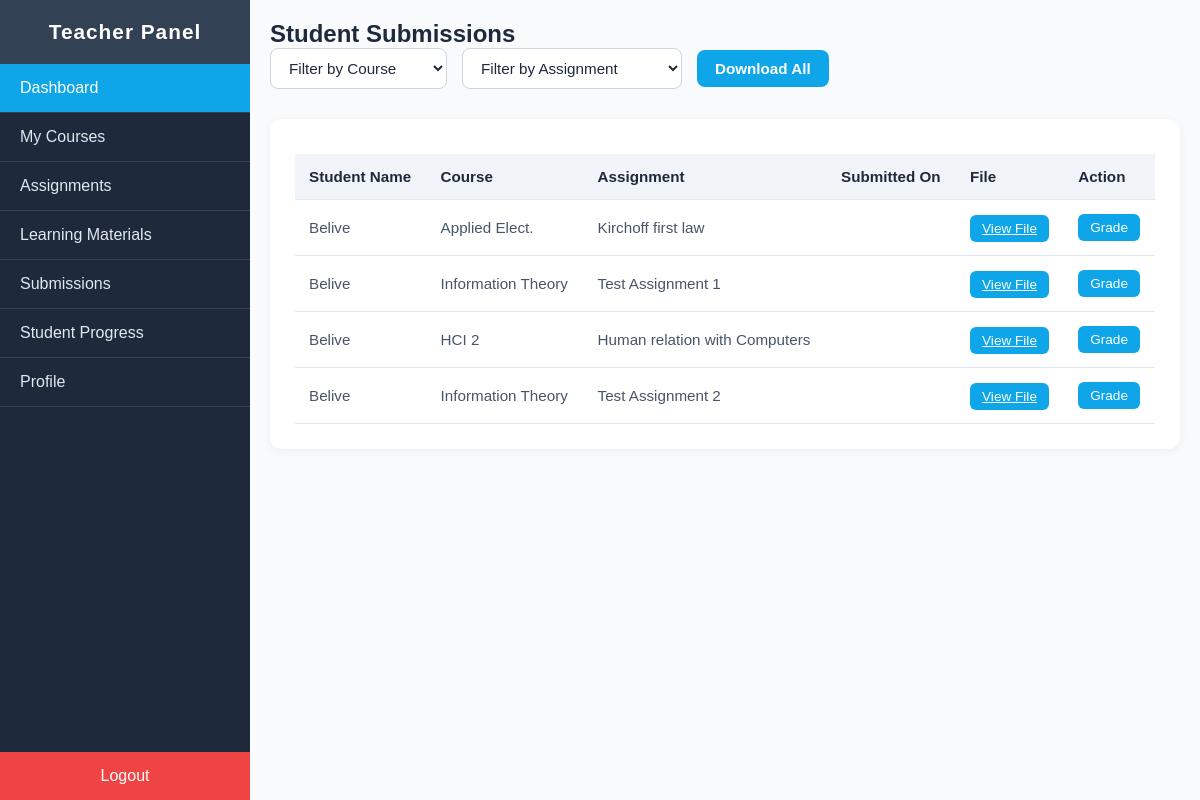
/dashboard/teacher/submissions/, run on an earlier commit of the app's database.
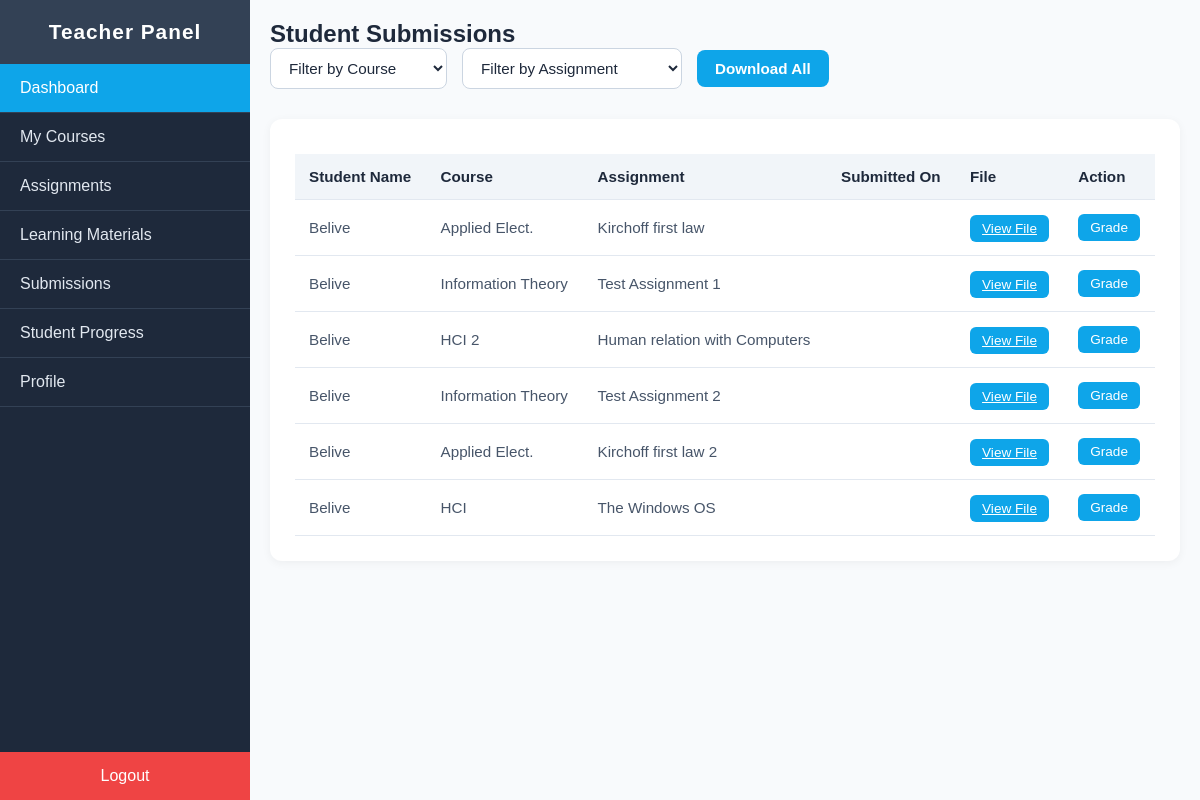
And on a later commit of the database.
### main/models.py (models this page shows, shortened)
class Submission(models.Model):
    assignment = models.ForeignKey(
        Assignment,
        on_delete=models.CASCADE,
        related_name="submissions"
    )
    student = models.ForeignKey(
        settings.AUTH_USER_MODEL,
        on_delete=models.CASCADE,
        related_name="submissions"
    )
    submitted_document =  models.FileField(upload_to="submissions/",validators=[exts_validator])
    submitted_on = models.DateTimeField(auto_now_add=True)
    updated_at = models.DateTimeField(auto_now=True)

class Assignment(models.Model):
    slug = models.SlugField(unique=True,blank=True)
    created_by = models.ForeignKey(
        settings.AUTH_USER_MODEL,
        on_delete=models.CASCADE,
        related_name="assignments_created"
    )
    title = models.CharField(blank=True,max_length=100,unique=True)
    description = models.TextField(blank=True,null=True)
    course = models.ForeignKey(
        Course,
        on_delete=models.CASCADE,
        related_name="assignments"
    )
    material = models.FileField(upload_to="assignments/",validators=[exts_validator],unique=True)
    due_date = models.DateTimeField(null=True, blank=True)
    created_at = models.DateTimeField(auto_now_add=True)
    updated_at = models.DateTimeField(auto_now=True)

class Course(models.Model):
    slug = models.SlugField(unique=True,blank=True,max_length=100)
    name = models.CharField(blank=True,unique=True,max_length=100)
    teacher = models.ForeignKey(
        settings.AUTH_USER_MODEL,
        blank=True,
        on_delete=models.SET_NULL,
        related_name="courses_assigned",
        null=True
        )
    students = models.ManyToManyField(
        settings.AUTH_USER_MODEL,
        blank=True,
        related_name="courses_enrolled",
        null=True
        )
    created_by = models.ForeignKey(
        settings.AUTH_USER_MODEL,
        blank=True,
        null=True,
        on_delete=models.SET_NULL,
        related_name="courses_created",
        default="3"
        )
    department = models.ForeignKey(
        Department,
        blank=True,
        null=True,
        on_delete=models.SET_NULL,
        related_name="courses"
        )
    created_at = models.DateTimeField(auto_now_add=True)
    updated_at = models.DateTimeField(auto_now=True)

### users/models.py (models this page shows)
class CustomUser(AbstractUser):
    ROLES = {
        None:"Select user",
        "admin":"Admin",
        "teacher":"Teacher",
        "student":"Student",
    }
    school_id = models.CharField(blank=True,null=True,unique=True,validators=[is_umat_id])
    role = models.CharField(choices=ROLES, blank=True,default="teacher")
    department = models.ForeignKey(
        Department,
            on_delete=models.SET_NULL,
            null=True,
            blank=True,
            related_name="users",
            default="4"
        )
    def __str__(self):
        return self.username
    USERNAME_FIELD = "school_id"

### main/views.py (the view)
# urls.py: path("teacher/submissions/",views.teacher_submissions,name = "teacher_submissions_list"),
def teacher_submissions(request):
    all_submissions = Submission.objects.all()
    return render(request,"main/teacher_submissions_list.html",{"submissions":all_submissions})

### main/context_processors.py (called while the page is built)
def total_values(request):
    total_users = User.objects.all().count()
    total_teachers = User.objects.filter(role = "teacher").count()
    total_students = User.objects.filter(role = "student").count()
    total_departments = Department.objects.all().count()
    total_courses = Course.objects.all().count()
    context = {
        "total_students":total_students,
        "total_teachers":total_teachers,
        "total_courses":total_courses,
        "total_departments":total_departments,
    }
    return context

### main/templates/main/teacher_submissions_list.html (shortened to what this page needs)
{% extends 'teacher_base.html' %}
{% load static %}
{% block extra_styles %}<link rel="stylesheet" href="{% static 'main/css/teacher_submissions_list.css' %}">
{% endblock extra_styles %}
{% block body %}
  <div class="page-header">
    <h1>Student Submissions</h1>
    <div class="filters">
      <select name="course" id="course">
        <option value="">Filter by Course</option>
      </select>
      <select name="assignment" id="assignment">
        <option value="">Filter by Assignment</option>
      </select>
      <button class="download-btn">Download All</button>
    </div>
  </div>
  <div class="table-container">
    <table>
      <thead>
        <tr>
          <th>Student Name</th>
          <th>Course</th>
          <th>Assignment</th>
          <th>Submitted On</th>
          <th>File</th>
          <th>Action</th>
        </tr>
      </thead>
      <tbody>
        {% for submission in submissions %}
        <tr>
          <td>{{submission.student}}</td>
          <td>{{submission.assignment.course.name}}</td>
          <td>{{submission.assignment.title}}</td>
          <td>{{subission.submitted_on}}</td>
          <td><a href="#" class="action-btn">View File</a></td>
          <td><button class="action-btn">Grade</button></td>
        </tr>
          {% empty %}
          <li>
            <span>No materials yet </span>
          </li>
        {% endfor %}
      </tbody>
    </table>
  </div>
{% endblock body %}

What changed in the data, as far as the page shows it:
added Submission: student "Belive", assignment.course.name "Applied Elect.", assignment "Kirchoff first law 2"
added Submission: student "Belive", assignment.course.name "HCI", assignment "The Windows OS"
